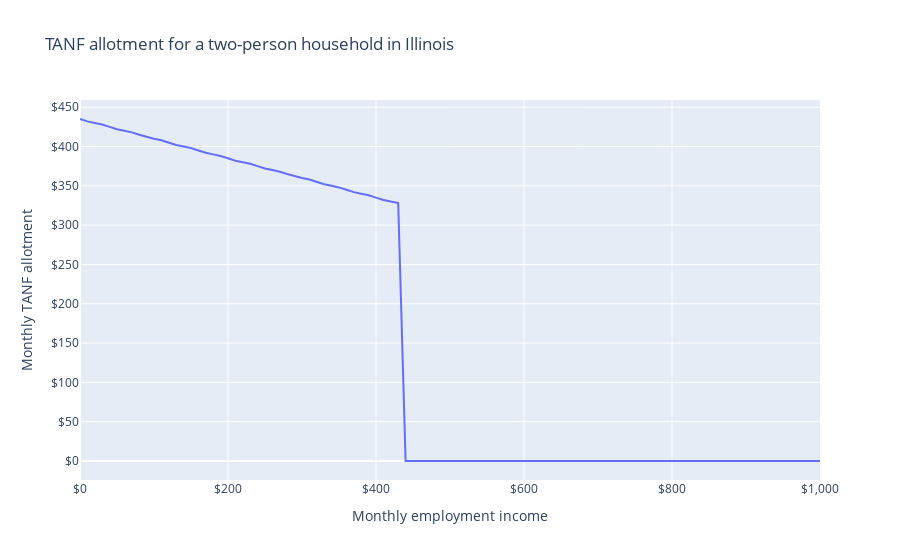

The notebook cell this image was saved under:
### Markdown cell above
What if their earnings change?
They receive the maximum allotment of \$250 per month until they reach \$720 in monthly earnings, plus the \$95 emergency allotment, coming to \$345.
When their income hits \$980 per month, their normal allotment falls to \$155, at which point their total allotment stabilizes at \$250.
The normal allotment then continues to fall until their earnings reach \$1,350, at which point their continue to receive the \$20 minimum monthly allotment until they reach \$2,150 per month, 200% of the poverty line.
At 200% of the poverty line, both their normal and full allotment fall to \$0.

### Code cell
LABELS = dict(
    employment_income="Monthly employment income",
    dividend_income="Monthly dividend income",
    income="Monthly income",
    income_source="Income source",
    tanf="Monthly TANF allotment",
    mtr="Marginal tax rate from TANF?",
    allotment="TANF allotment",
)

def make_df(state_code, enrolled):
    sim = IndividualSim(year=2022)
    sim.add_person(name="adult", age=30, employment_income=250 * 12)
    sim.add_person(name="child", age=10)
    sim.add_spm_unit(name="spm_unit", members=["adult", "child"], is_tanf_enrolled=enrolled)
    sim.add_household(name="household", members=["adult", "child"], state_code=state_code)

    sim.vary("employment_income", max=1000 * 12, step=120)

    df = pd.DataFrame(
        dict(
            employment_income=sim.calc("employment_income")[0],
            enrolled="Enrolled" if enrolled else "Not Enrolled",
            state_code = state_code,
            tanf=sim.calc("tanf")[0],
            # mtr=-sim_emp.deriv("tanf", "employment_income"),
        )
    )

    df[["employment_income", "tanf"]] = (
        df[["employment_income", "tanf"]] / 12
    ).round()

    return df

fig = px.line(
    make_df("IL", True),
    "employment_income",
    "tanf",
    labels=LABELS,
    title="TANF allotment for a two-person household in Illinois",
)

fig.update_layout(xaxis_tickformat="$,", yaxis_tickformat="$,")
fig.show()

### Figure 1 — Plotly figure (JSON) as saved in the notebook; plotly's stock layout.template omitted (floating-point values rounded to 4 significant figures)
{"data": [{"hovertemplate": "Monthly employment income=%{x}<br>Monthly TANF allotment=%{y}<extra></extra>", "legendgroup": "", "line": {"color": "#636efa", "dash": "solid"}, "marker": {"symbol": "circle"}, "mode": "lines", "name": "", "orientation": "v", "showlegend": false, "type": "scatter", "x": [0, 10, 20, 30, 40, 50, 60, 70, 80, 90, 100, 110, 120, 130, 140, 150, 160, 170, 180, 190, 200, 210, 220, 230, 240, 250, 260, 270, 280, 290, 300, 310, 320, 330, 340, 350, 360, 370, 380, 390, 400, 410, 420, 430, 440, 450, 460, 470, 480, 490, 500, 510, 520, 530, 540, 550, 560, 570, 580, 590, 600, 610, 620, 630, 640, 650, 660, 670, 680, 690, 700, 710, 720, 730, 740, 750, 760, 770, 780, 790, 800, 810, 820, 830, 840, 850, 860, 870, 880, 890, 900, 910, 920, 930, 940, 950, 960, 970, 980, 990, 1000], "xaxis": "x", "y": [435, 432, 430, 428, 425, 422, 420, 418, 415, 412, 410, 408, 405, 402, 400, 398, 395, 392, 390, 388, 385, 382, 380, 378, 375, 372, 370, 368, 365, 362, 360, 358, 355, 352, 350, 348, 345, 342, 340, 338, 335, 332, 330, 328, 0, 0, 0, 0, 0, 0, 0, 0, 0, 0, 0, 0, 0, 0, 0, 0, 0, 0, 0, 0, 0, 0, 0, 0, 0, 0, 0, 0, 0, 0, 0, 0, 0, 0, 0, 0, 0, 0, 0, 0, 0, 0, 0, 0, 0, 0, 0, 0, 0, 0, 0, 0, 0, 0, 0, 0, 0], "yaxis": "y"}], "layout": {"legend": {"tracegroupgap": 0}, "title": {"text": "TANF allotment for a two-person household in Illinois"}, "xaxis": {"anchor": "y", "domain": [0, 1], "tickformat": "$,", "title": {"text": "Monthly employment income"}}, "yaxis": {"anchor": "x", "domain": [0, 1], "tickformat": "$,", "title": {"text": "Monthly TANF allotment"}}}}
